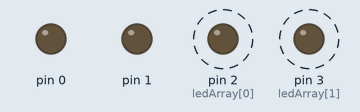
Simulated run of this sketch. Board: Arduino Uno, built with avr-gcc and run on an emulated ATmega328P. Shown: output pins drawn as LEDs (lit = HIGH). Dashed ring = blinking.

Above: at 0.6 s.
Timing chart, 0 to 3.0 s (numbered marks = the images above):
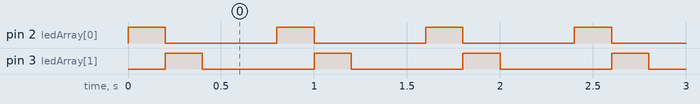

Measured:
- by itself, pin 2 (ledArray[0]), pin 3 (ledArray[1]): alternates HIGH for 0.20 s and LOW for 0.60 s
- by itself, everything shown: repeats every 0.80 s, in 3 steps

The sketch:

sketch_jan29a.ino
```cpp
const byte ledArray [] = {2 ,3 ,4 ,5};
int led;

void setup() {
  // put your setup code here, to run once:
  for ( int x = 0; x < sizeof(ledArray); x ++) {
    pinMode(x , OUTPUT );
  }
  led = 0;

}

void loop() {
  // put your main code here, to run repeatedly:
  if(led == sizeof(ledArray)){
    led = 0;
  }
  digitalWrite(ledArray[led], HIGH);
  delay(200);
  digitalWrite(ledArray[led], LOW);
  led++;
}
```
